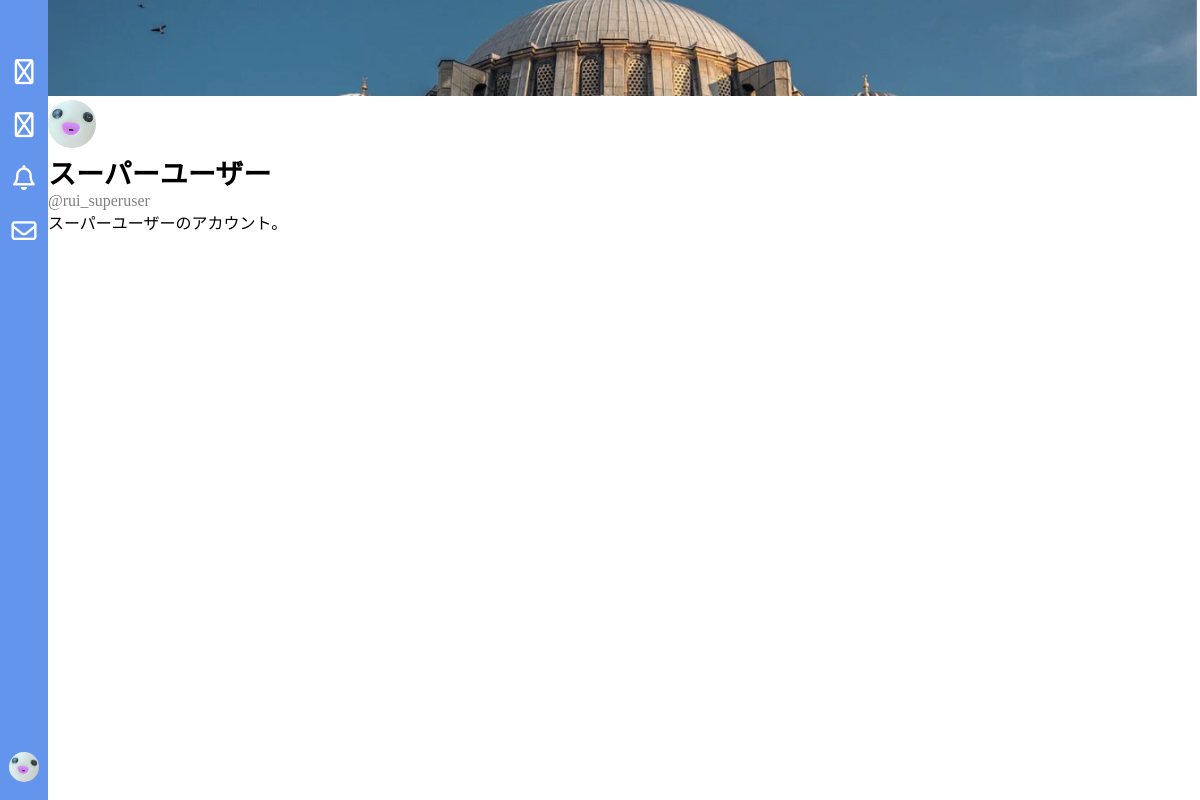
Screenshot of /app/account/rui_superuser/ (signed in) with the database file from the repository.
### app/models/user.py (models this page shows, shortened)
class User(AbstractBaseUser, PermissionsMixin):
    username = models.CharField(
        max_length=50,
        unique=False,
        default="ユーザー名",
        verbose_name="ユーザー名",
    )
    handle = models.CharField(
        max_length=30,
        unique=True,
        validators=[RegexValidator(r'^[a-zA-Z0-9_]+$')],
        verbose_name="ハンドルネーム"
    )
    email = models.EmailField(
        unique=True,
        verbose_name="メールアドレス",
    )
    birth_date = models.DateField(
        verbose_name="生年月日",
        null=False,
        blank=False,
        validators=[validate_birth_date],
    )
    icon = models.ImageField(
        verbose_name="ユーザーアイコン",
        upload_to="uploads",
        default='images/default_icon.png',
    )
    header = models.ImageField(
        verbose_name="ヘッダー画像",
        upload_to="uploads",
        default='images/default_header.jpg'
    )
    bio = models.TextField(
        verbose_name="自己紹介",
        max_length=160,
        blank=True
    )
    is_private = models.BooleanField(
        verbose_name="非公開設定",
        default=False,
    )
    groups = models.ManyToManyField(
        "auth.Group",
        verbose_name=("groups"),
        blank=True,
        help_text=("The"),
        related_name="app_user_name",
        related_query_name="user",
    )
    user_permissions = models.ManyToManyField(
        "auth.Permission",
        verbose_name=("user permissions"),
        blank=True,
        help_text=("Specific"),
        related_name="app_user_permissions",
        related_query_name="user",
    )
    is_active = models.BooleanField(default=True)
    is_staff = models.BooleanField(default=False)
    is_superuser = models.BooleanField(default=False)
    date_joined = models.DateTimeField(verbose_name="登録日", default=timezone.now)
    USERNAME_FIELD = "email"
    REQUIRED_FIELDS = ["handle", "birth_date"]
    objects = UserManager()

### app/views/account.py (the view)
# urls.py: path("account/<str:handle>/", account, name="account"),
def account(request, handle):
    profile_user = get_object_or_404(User, handle=handle)
    viewer = request.user
    context = {
        "profile_user": profile_user,
        "viewer": viewer,
    }
    return render(request, "app/account.html", context)

### app/templates/app/account.html
{% extends "app/base.html" %} {% load static %} {% block extra_css%}
<link rel="stylesheet" href="{% static 'css/account.css' %}" />
{% endblock %} {% block header %}
<img src="{{profile_user.header.url}}" class="profile_header" />
{% endblock %} {% block content %}
<div class="introduce">
  <img src="{{profile_user.icon.url}}" class="profile_icon" />
  <div class="profile_username">{{profile_user.username}}</div>
  <div class="profile_handle">@{{profile_user.handle}}</div>
  <div class="profile_bio">{{profile_user.bio}}</div>
</div>
{% endblock %}

### app/templates/app/base.html (shortened to what this page needs)
{% load static %}
<!doctype html>
<html lang="ja">
  <head>
    <link rel="stylesheet" href="{% static 'css/base.css' %}" />
    <link
      rel="stylesheet"
      href="https://cdnjs.cloudflare.com/ajax/libs/font-awesome/6.5.1/css/all.min.css"
    />
    {% block extra_css %}{% endblock %}
  </head>
  <body>
    {% block header %}{% endblock %} {% block content %}{% endblock %} {% block footer %}
    <footer>
      <div class="footer_content">
        <a href="{% url 'home' %}" class="footer_link">
          <div class="footer_icon">
            <i class="fa-regular fa-house"></i>
          </div>
        </a>
        <a href="{% url 'search' %}" class="footer_link">
          <div class="footer_icon">
            <i class="fa-regular fa-magnifying-glass"></i>
          </div>
        </a>
        <a href="{% url 'notice' %}" class="footer_link">
          <div class="footer_icon">
            <i class="fa-regular fa-bell"></i>
          </div>
        </a>
        <a href="{% url 'message' %}" class="footer_link">
          <div class="footer_icon">
            <i class="fa-regular fa-envelope"></i>
          </div>
        </a>
      </div>
      <div class="userpage_pc">
        <a href="{% url 'account' user.handle%}" class="footer_link_icon">
          <div>
            <img src="{{user.icon.url}}" class="user_icon_pc" />
          </div>
        </a>
      </div>
    </footer>
    {% endblock %}
  </body>
</html>

### static/css/base.css (style rules this page uses)
a { text-decoration: none; }
footer { position: fixed; bottom: 0; left: 0; height: 100vh; width: 48px; background-color: #6495ed; z-index: 10; display: flex; flex-direction: column; justify-content: space-between; }
.footer_content { display: flex; flex-direction: column; margin-top: 48px; gap: 5px; }
.footer_link { display: flex; justify-content: center; width: 48px; height: 48px; }
.footer_link_icon { display: flex; justify-content: center; width: 48px; height: 48px; }
.userpage_pc { margin-top: auto; }
.footer_icon { display: flex; justify-content: center; margin: auto 0; font-size: 25px; color: #ffffff; }
.user_icon_pc { width: 30px; height: 30px; object-fit: cover; border-radius: 50%; }

### static/css/account.css (style rules this page uses)
body { margin: 0; padding: 0; }
.profile_header { width: 100vw; height: 96px; object-fit: cover; }
.profile_icon { width: 48px; height: 48px; border-radius: 50%; object-fit: cover; }
.profile_username { font-size: 28px; font-weight: bold; }
.profile_handle { color: #808080; }
@media (min-width: 769px) { .profile_header { width: calc(100% - 48px); margin-left: 48px; } }
@media (min-width: 769px) { .introduce { margin-left: 48px; } }

### rows the page displays
User: header (picture), icon (picture), username "スーパーユーザー", handle "rui_superuser", bio "スーパーユーザーのアカウント。"
